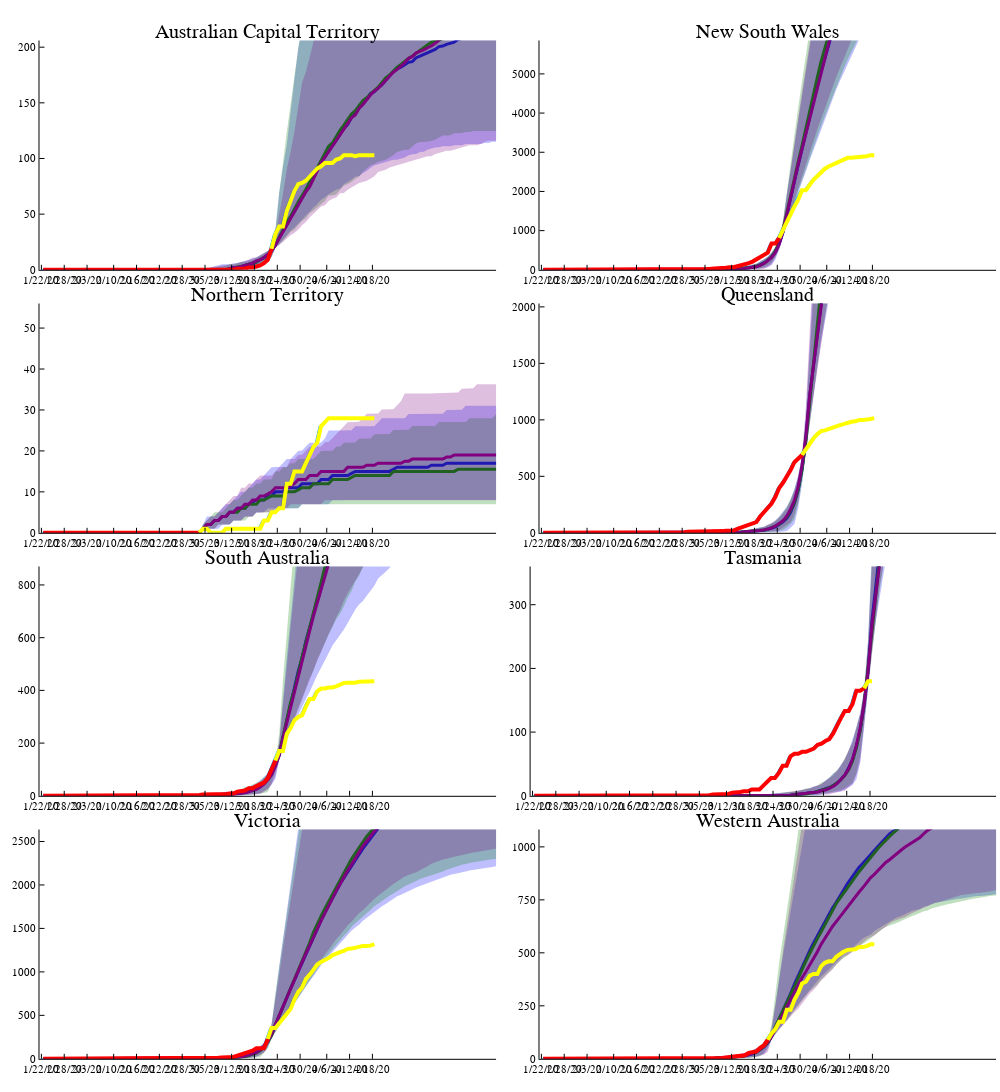

Notebook code for this chart:
### Code cell
plot(plt[1],plt[2],plt[3],plt[4],plt[5],plt[6],plt[7],plt[8],layout=(4,2),size=(1000,1200))
